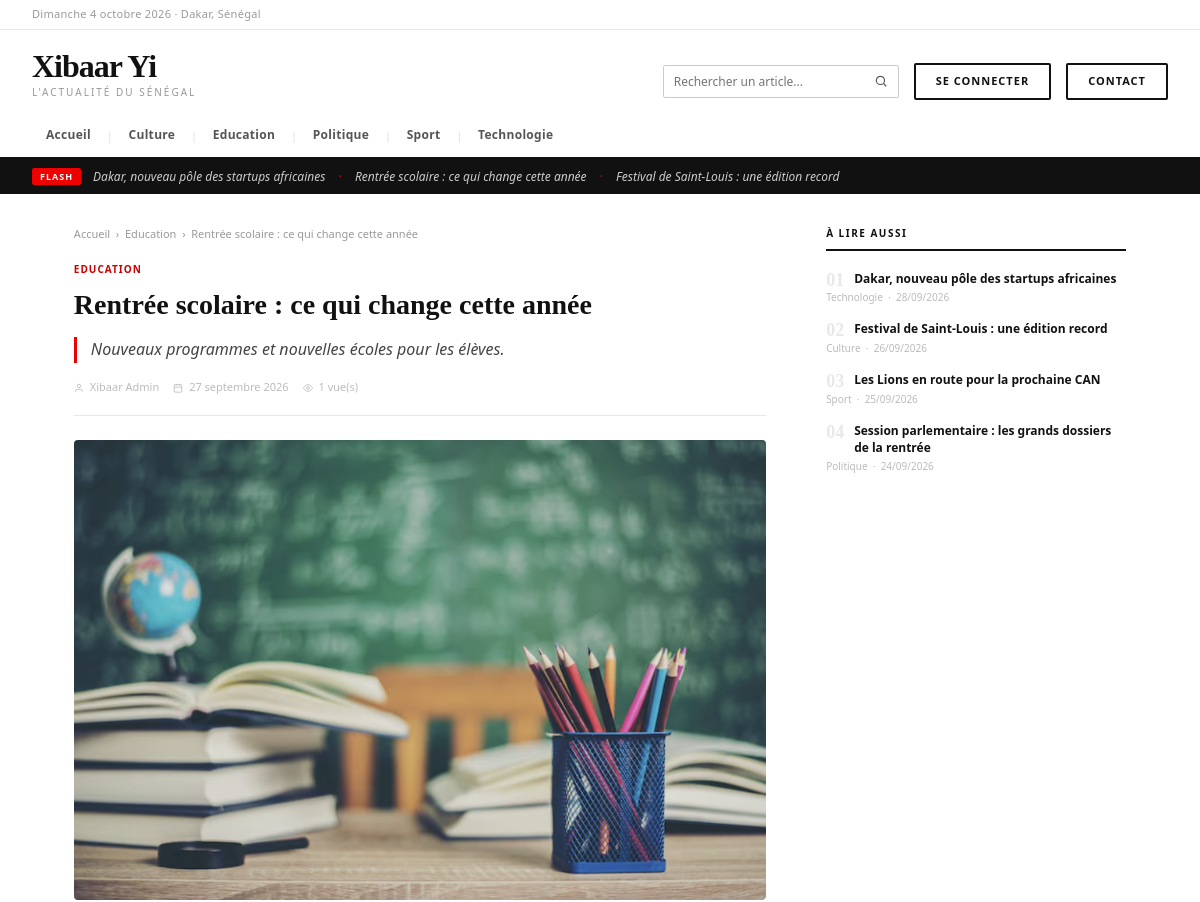
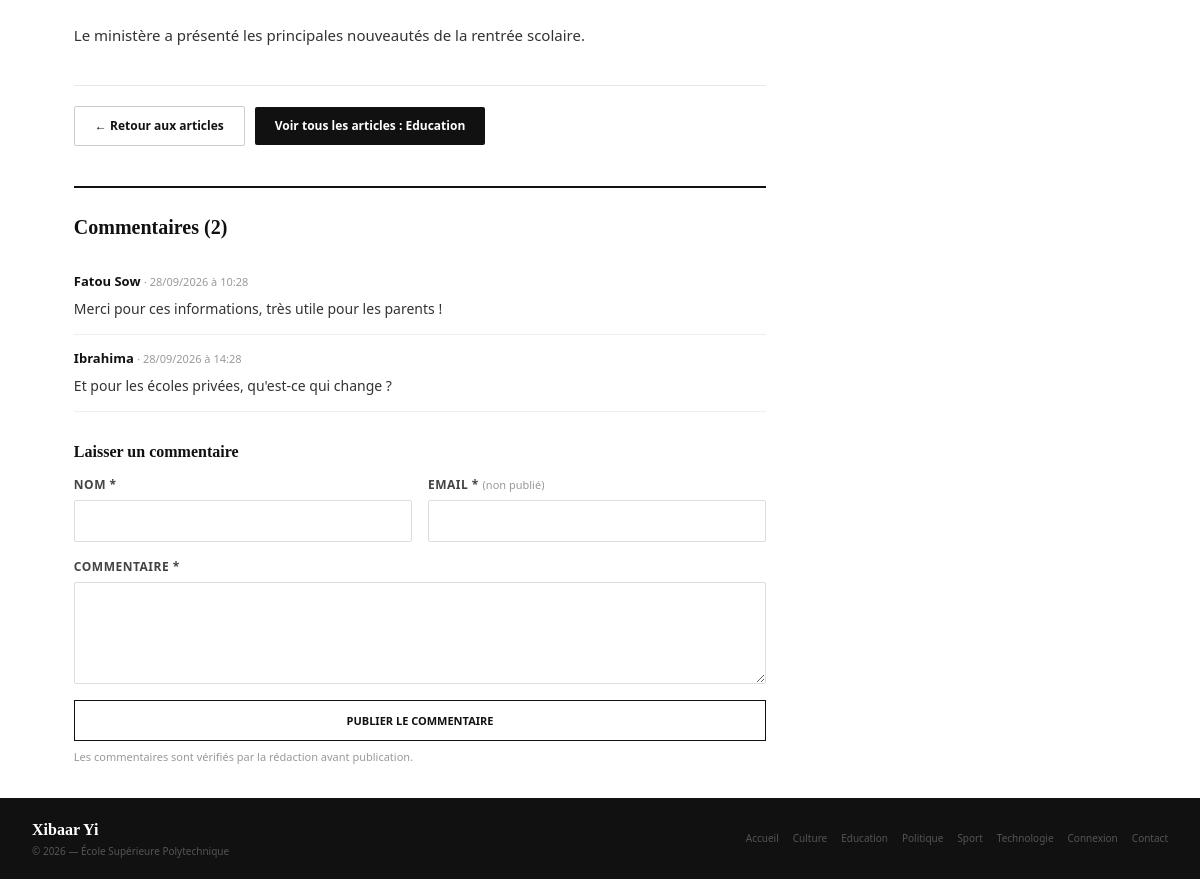
The app's page /article.php?id=4 with its own data (2 pictures, top to bottom).
### tables this page shows
CREATE TABLE IF NOT EXISTS categories (
    id  INT AUTO_INCREMENT PRIMARY KEY,
    nom VARCHAR(100) NOT NULL UNIQUE
);

CREATE TABLE IF NOT EXISTS articles (
    id                 INT AUTO_INCREMENT PRIMARY KEY,
    titre              VARCHAR(255) NOT NULL,
    description_courte TEXT NOT NULL,
    contenu            LONGTEXT NOT NULL,
    image              VARCHAR(255) DEFAULT '',
    date_publication   DATETIME NOT NULL DEFAULT CURRENT_TIMESTAMP,
    vues               INT NOT NULL DEFAULT 0,
    id_categorie       INT NOT NULL,
    id_auteur          INT NOT NULL,
    FOREIGN KEY (id_categorie) REFERENCES categories(id) ON DELETE CASCADE,
    FOREIGN KEY (id_auteur)    REFERENCES utilisateurs(id) ON DELETE CASCADE
);

CREATE TABLE IF NOT EXISTS commentaires (
    id            INT AUTO_INCREMENT PRIMARY KEY,
    id_article    INT NOT NULL,
    nom           VARCHAR(100) NOT NULL,
    email         VARCHAR(150) NOT NULL,
    contenu       TEXT NOT NULL,
    date_envoi    DATETIME NOT NULL DEFAULT CURRENT_TIMESTAMP,
    statut        ENUM('en_attente', 'approuve') NOT NULL DEFAULT 'en_attente',
    FOREIGN KEY (id_article) REFERENCES articles(id) ON DELETE CASCADE
);

### public/article.php (the view, shortened to what the rows shown need)
<?php
require_once __DIR__ . '/../includes/auth.php';
$id_article = isset($_GET['id']) ? intval($_GET['id']) : 0;
$sql = "SELECT articles.id,
               articles.titre,
               articles.contenu,
               articles.description_courte,
               articles.date_publication,
               articles.image,
               articles.vues,
               categories.nom AS categorie_nom,
               CONCAT(u.prenom, ' ', u.nom) AS auteur_nom
        FROM articles
        JOIN categories ON articles.id_categorie = categories.id
        JOIN utilisateurs u ON articles.id_auteur = u.id
        WHERE articles.id = :id_article
        LIMIT 1";
$stmt = $pdo->prepare($sql);
$stmt->bindValue(':id_article', $id_article, PDO::PARAM_INT);
$stmt->execute();
$article = $stmt->fetch(PDO::FETCH_ASSOC);
if (!in_array($id_article, $_SESSION['articles_vus'], true)) {
    $article['vues']++;
}
$sql_recents = "SELECT articles.id,
                       articles.titre,
                       articles.date_publication,
                       categories.nom AS categorie_nom
                FROM articles
                JOIN categories ON articles.id_categorie = categories.id
                WHERE articles.id != :id_actuel
                ORDER BY articles.date_publication DESC
                LIMIT 4";
$stmt_recents = $pdo->prepare($sql_recents);
$stmt_recents->bindValue(':id_actuel', $id_article, PDO::PARAM_INT);
$stmt_recents->execute();
$articles_recents = $stmt_recents->fetchAll(PDO::FETCH_ASSOC);
$stmt_com = $pdo->prepare("SELECT nom, contenu, date_envoi
                           FROM commentaires
                           WHERE id_article = ? AND statut = 'approuve'
                           ORDER BY date_envoi ASC");
$stmt_com->execute([$id_article]);
$commentaires = $stmt_com->fetchAll(PDO::FETCH_ASSOC);
?>
<?php
include __DIR__ . '/../includes/entete.php';
?>
<div class="article-page">
    <div>
        <div style="font-size: 11px; color: #999; margin-bottom: 20px;">
            <a href="<?= url('index.php') ?>" style="color: #999; text-decoration: none;">
                Accueil
            </a>
            &nbsp;›&nbsp;
            <a href="<?= url('index.php') ?>?categorie=<?php echo urlencode($article['categorie_nom']); ?>"
               style="color: #999; text-decoration: none;">
                <?php echo htmlspecialchars($article['categorie_nom'], ENT_QUOTES, 'UTF-8'); ?>
            </a>
            &nbsp;›&nbsp;
            <span>
                <?php
                $titre_court = (mb_strlen($article['titre']) > 50) ? mb_substr($article['titre'], 0, 50) . '...' : $article['titre'];
                echo htmlspecialchars($titre_court, ENT_QUOTES, 'UTF-8');
                ?>
            </span>
        </div>
        <div class="hero-kicker">
            <?php echo htmlspecialchars($article['categorie_nom'], ENT_QUOTES, 'UTF-8'); ?>
        </div>
        <h1 style="font-family: Georgia, serif; font-size: 28px; font-weight: 700;
                   color: #111; line-height: 1.3; margin: 10px 0 14px;">
            <?php echo htmlspecialchars($article['titre'], ENT_QUOTES, 'UTF-8'); ?>
        </h1>
        <p style="font-size: 16px; color: #444; font-style: italic;
                  line-height: 1.6; margin-bottom: 16px; border-left: 3px solid #e00;
                  padding-left: 14px;">
            <?php echo htmlspecialchars($article['description_courte'], ENT_QUOTES, 'UTF-8'); ?>
        </p>
        <div class="hero-meta" style="margin-bottom: 24px; padding-bottom: 20px;
                                      border-bottom: 1px solid #e8e8e8;">
            <span>
                <svg width="12" height="12" viewBox="0 0 24 24" fill="none"
                     stroke="currentColor" stroke-width="2">
                    <path d="M20 21v-2a4 4 0 00-4-4H8a4 4 0 00-4 4v2"/>
                    <circle cx="12" cy="7" r="4"/>
                </svg>
                <?php echo htmlspecialchars($article['auteur_nom'], ENT_QUOTES, 'UTF-8'); ?>
            </span>
            <span>
                <svg width="12" height="12" viewBox="0 0 24 24" fill="none"
                     stroke="currentColor" stroke-width="2">
                    <rect x="3" y="4" width="18" height="18" rx="2"/>
                    <path d="M16 2v4M8 2v4M3 10h18"/>
                </svg>
                <?= date_fr($article['date_publication']) ?>
            </span>
            <span>
                <svg width="12" height="12" viewBox="0 0 24 24" fill="none"
                     stroke="currentColor" stroke-width="2">
                    <path d="M1 12s4-8 11-8 11 8 11 8-4 8-11 8-11-8-11-8z"/>
                    <circle cx="12" cy="12" r="3"/>
                </svg>
                <?= (int) $article['vues'] ?> vue(s)
            </span>
        </div>
        <?php if (!empty($article['image'])) : ?>
            <img src="<?= url('uploads/' . rawurlencode($article['image'])) ?>"
                 alt="<?= htmlspecialchars($article['titre'], ENT_QUOTES, 'UTF-8') ?>"
                 class="article-image">
        <?php endif; ?>
        <div style="font-size: 15px; color: #333; line-height: 1.8;">
            <?php
            echo nl2br(htmlspecialchars($article['contenu'], ENT_QUOTES, 'UTF-8'));
            ?>
        </div>
        <div class="article-actions">
            <a href="<?= url('index.php') ?>"
               style="background: #fff; color: #111; font-size: 12px; font-weight: 600;
                      padding: 10px 20px; border: 1px solid #ccc; border-radius: 2px;
                      text-decoration: none;">
                ← Retour aux articles
            </a>
            <a href="<?= url('index.php') ?>?categorie=<?php echo urlencode($article['categorie_nom']); ?>"
               style="margin-left: 10px; background: #111; color: #fff; font-size: 12px;
                      font-weight: 600; padding: 10px 20px; border-radius: 2px;
                      text-decoration: none;">
                Voir tous les articles :
                <?php echo htmlspecialchars($article['categorie_nom'], ENT_QUOTES, 'UTF-8'); ?>
            </a>
        </div>
        <section class="commentaires" id="commentaires">
            <h2 class="commentaires-titre">Commentaires (<?= count($commentaires) ?>)</h2>
            <?php if (empty($commentaires)) : ?>
                <p class="commentaires-vide">Aucun commentaire pour le moment. Soyez le premier à réagir !</p>
            <?php else : ?>
                <?php foreach ($commentaires as $com) : ?>
                    <div class="commentaire">
                        <div class="commentaire-auteur">
                            <?= htmlspecialchars($com['nom'], ENT_QUOTES, 'UTF-8') ?>
                            <span class="commentaire-date">· <?= date('d/m/Y à H:i', strtotime($com['date_envoi'])) ?></span>
                        </div>
                        <div class="commentaire-texte"><?= nl2br(htmlspecialchars($com['contenu'], ENT_QUOTES, 'UTF-8')) ?></div>
                    </div>
                <?php endforeach; ?>
            <?php endif; ?>
            <h3 class="commentaires-sous-titre">Laisser un commentaire</h3>
            <form method="POST" action="<?= url('traitement_commentaire.php') ?>" class="commentaire-form">
            </form>
        </section>
    </div>
    <div>
        <div class="sidebar-section">
            <?php
            if (count($articles_recents) > 0) :
                $compteur = 1;
                foreach ($articles_recents as $recent) :
            ?>
                <a href="<?= url('article.php') ?>?id=<?php echo intval($recent['id']); ?>"
                   style="text-decoration: none; color: inherit;">
                    <div class="sb-item">
                        <div class="sb-num"><?php echo sprintf('%02d', $compteur); ?></div>
                        <div class="sb-item-title">
                            <?php echo htmlspecialchars($recent['titre'], ENT_QUOTES, 'UTF-8'); ?>
                        </div>
                        <div class="sb-item-cat">
                            <?php echo htmlspecialchars($recent['categorie_nom'], ENT_QUOTES, 'UTF-8'); ?>
                            &nbsp;·&nbsp;
                            <?php echo date('d/m/Y', strtotime($recent['date_publication'])); ?>
                        </div>
                    </div>
                </a>
                <?php
                $compteur++;
                endforeach;
            else :
            ?>
                <p style="font-size: 12px; color: #999;">Aucun autre article disponible.</p>
            <?php endif; ?>
        </div>
    </div>
</div>
<?php
include __DIR__ . '/../includes/pied.php';
?>

### includes/entete.php (shortened to what the rows shown need)
<?php
require_once __DIR__ . '/auth.php';
?>
<!DOCTYPE html>
<html lang="fr">
<head>
    <link rel="stylesheet" href="<?= url('assets/css/style.css') ?>">
</head>
<body>
<div class="site">
    <div class="header">
        <nav class="nav-cats">
            <?php $active_all = (basename($_SERVER['SCRIPT_NAME'] ?? '') === 'index.php' && empty($_GET['categorie'])) ? 'active' : ''; ?>
            <a href="<?= url('index.php') ?>" class="<?php echo $active_all; ?>">Accueil</a>
            <?php
            if (isset($pdo)) {
                $stmt_nav = $pdo->query("SELECT id, nom FROM categories ORDER BY nom ASC");
                while ($cat = $stmt_nav->fetch(PDO::FETCH_ASSOC)) {
                    $nom = $cat['nom'];
                    $is_active = (isset($_GET['categorie']) && $_GET['categorie'] === $nom) ? 'active' : '';
                    echo '<span class="sep">|</span>';
                    echo '<a href="' . url('index.php') . '?categorie=' . urlencode($nom) . '" class="' . $is_active . '">';
                    echo htmlspecialchars($nom);
                    echo '</a>';
                }
            }
            ?>
        </nav>
    </div>
    <?php
    $articles_flash = $pdo->query("SELECT id, titre FROM articles
                                   ORDER BY date_publication DESC
                                   LIMIT 3")->fetchAll(PDO::FETCH_ASSOC);
    ?>
    <div class="ticker">
        <div class="ticker-text">
            <?php if (empty($articles_flash)) : ?>
                Bienvenue sur Xibaar Yi — L'actualité du Sénégal
            <?php else : ?>
                <?php foreach ($articles_flash as $i => $flash) : ?>
                    <?= $i > 0 ? '<span class="ticker-sep">·</span>' : '' ?>
                    <a href="<?= url('article.php') ?>?id=<?= (int) $flash['id'] ?>"><?= htmlspecialchars($flash['titre'], ENT_QUOTES, 'UTF-8') ?></a>
                <?php endforeach; ?>
            <?php endif; ?>
        </div>
    </div>

### includes/pied.php (shortened to what the rows shown need)
<?php
require_once __DIR__ . '/config.php';
?>
    <div class="footer">
        <div class="footer-links">
            <a href="<?= url('index.php') ?>">Accueil</a>
            <?php
            foreach ($pdo->query("SELECT nom FROM categories ORDER BY nom ASC") as $cat_pied) : ?>
                <a href="<?= url('index.php') ?>?categorie=<?= urlencode($cat_pied['nom']) ?>">
                    <?= htmlspecialchars($cat_pied['nom'], ENT_QUOTES, 'UTF-8') ?>
                </a>
            <?php endforeach; ?>
            <?php if (!isset($_SESSION['user_role'])) : ?>
                <a href="<?= url('connexion.php') ?>">Connexion</a>
            <?php endif; ?>
            <a href="<?= url('contact.php') ?>">Contact</a>
        </div>
    </div>
</div>
</body>
</html>

### records on screen
categories: nom "Culture"
categories: nom "Education"
categories: nom "Politique"
categories: nom "Sport"
categories: nom "Technologie"
articles: titre "Dakar, nouveau pôle des startups africaines", id_categorie.nom "Technologie", date_publication "28/09/2026"
articles: titre "Rentrée scolaire : ce qui change cette année", id_categorie.nom "Education", id_categorie.nom "EDUCATION", description_courte "Nouveaux programmes et nouvelles écoles pour les élèves.", date_publication "27 septembre 2026", image (picture), contenu "Le ministère a présenté les principales nouveautés de la rentrée scolaire."
articles: titre "Festival de Saint-Louis : une édition record", id_categorie.nom "Culture", date_publication "26/09/2026"
commentaires: nom "Fatou Sow", date_envoi "28/09/2026 à 10:28", contenu "Merci pour ces informations, très utile pour les parents !"
commentaires: nom "Ibrahima", date_envoi "28/09/2026 à 14:28", contenu "Et pour les écoles privées, qu'est-ce qui change ?"
articles: titre "Les Lions en route pour la prochaine CAN", id_categorie.nom "Sport", date_publication "25/09/2026"
articles: titre "Session parlementaire : les grands dossiers de la rentrée", id_categorie.nom "Politique", date_publication "24/09/2026"

### other values on screen
$article['auteur_nom'] "Xibaar Admin"
$article['vues'] "1"
count($commentaires) "2"
